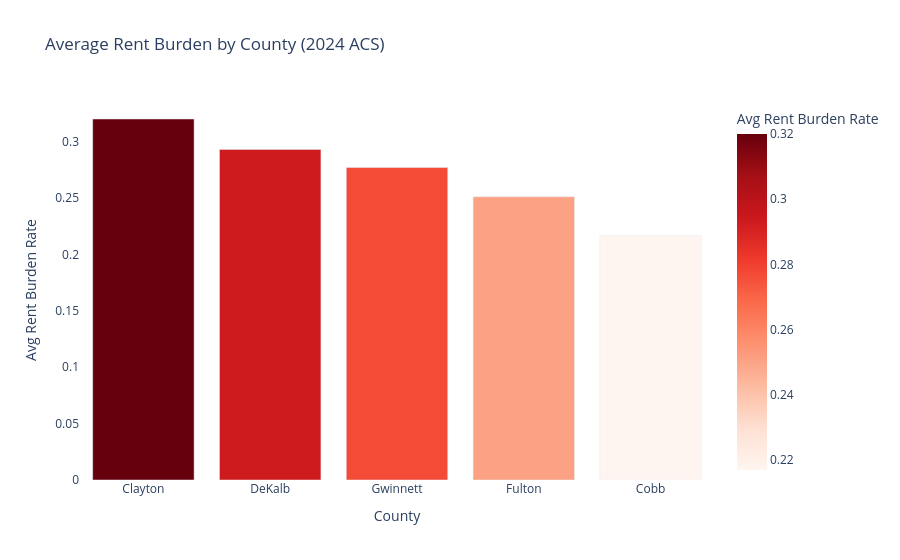

The cell this chart's notebook holds for it:
### Code cell
fig = px.bar(
    county_summary.reset_index().sort_values("avg_rent_burden", ascending=False),
    x="county_name", y="avg_rent_burden",
    title="Average Rent Burden by County (2024 ACS)",
    labels={"avg_rent_burden": "Avg Rent Burden Rate", "county_name": "County"},
    color="avg_rent_burden",
    color_continuous_scale="Reds"
)
fig.update_layout(plot_bgcolor="white", paper_bgcolor="white")
fig.show()

### Figure 1 — Plotly figure (JSON) as saved in the notebook; plotly's stock layout.template omitted (floating-point values rounded to 4 significant figures)
{"data": [{"hovertemplate": "County=%{x}<br>Avg Rent Burden Rate=%{marker.color}<extra></extra>", "legendgroup": "", "marker": {"color": [0.32, 0.293, 0.277, 0.251, 0.217], "coloraxis": "coloraxis", "pattern": {"shape": ""}}, "name": "", "orientation": "v", "showlegend": false, "textposition": "auto", "type": "bar", "x": ["Clayton", "DeKalb", "Gwinnett", "Fulton", "Cobb"], "xaxis": "x", "y": [0.32, 0.293, 0.277, 0.251, 0.217], "yaxis": "y"}], "layout": {"barmode": "relative", "coloraxis": {"colorbar": {"title": {"text": "Avg Rent Burden Rate"}}, "colorscale": [[0, "rgb(255,245,240)"], [0.125, "rgb(254,224,210)"], [0.25, "rgb(252,187,161)"], [0.375, "rgb(252,146,114)"], [0.5, "rgb(251,106,74)"], [0.625, "rgb(239,59,44)"], [0.75, "rgb(203,24,29)"], [0.875, "rgb(165,15,21)"], [1, "rgb(103,0,13)"]]}, "legend": {"tracegroupgap": 0}, "paper_bgcolor": "white", "plot_bgcolor": "white", "title": {"text": "Average Rent Burden by County (2024 ACS)"}, "xaxis": {"anchor": "y", "domain": [0, 1], "title": {"text": "County"}}, "yaxis": {"anchor": "x", "domain": [0, 1], "title": {"text": "Avg Rent Burden Rate"}}}}
